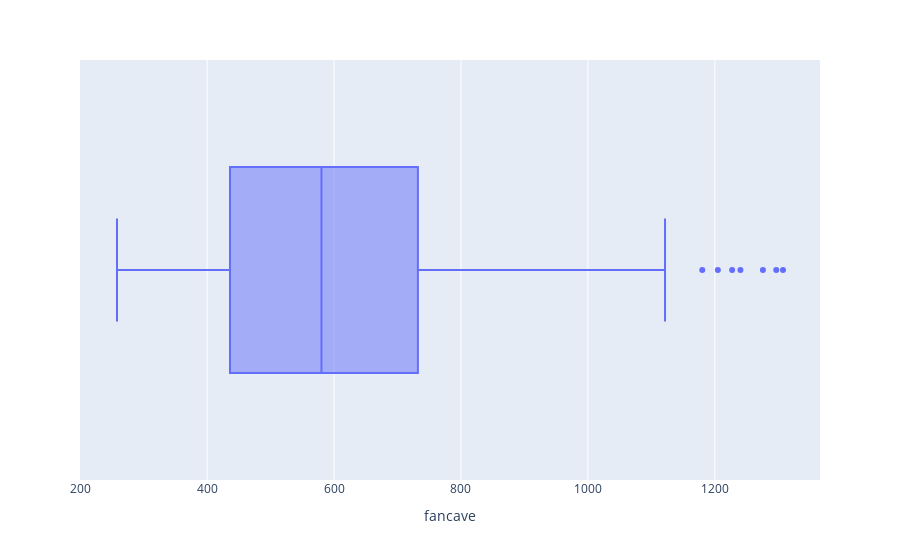

The cell this chart's notebook holds for it:
### Markdown cell above
visyalising the data using box plot

### Code cell
fig = px.box(df, x= "fancave")
fig.show()

### Figure 1 — Plotly figure (JSON) as saved in the notebook; plotly's stock layout.template omitted (floating-point values rounded to 4 significant figures; data arrays with more than 128 entries replaced by an {"elided": "..."} marker saying what was removed)
{"data": [{"alignmentgroup": "True", "hovertemplate": "fancave=%{x}<extra></extra>", "legendgroup": "", "marker": {"color": "#636efa"}, "name": "", "notched": false, "offsetgroup": "", "orientation": "h", "showlegend": false, "type": "box", "x": {"elided": "246 float values"}, "x0": " ", "xaxis": "x", "y0": " ", "yaxis": "y"}], "layout": {"boxmode": "group", "legend": {"tracegroupgap": 0}, "margin": {"t": 60}, "xaxis": {"anchor": "y", "domain": [0, 1], "title": {"text": "fancave"}}, "yaxis": {"anchor": "x", "domain": [0, 1]}}}
